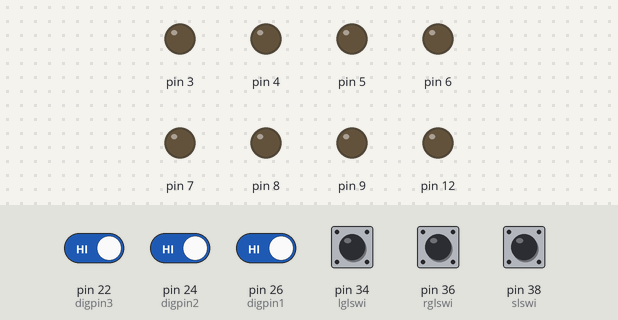
Recording of a sketch running on a simulated Arduino Mega 2560, built with avr-gcc and run on an emulated ATmega2560. On the bench: output pins drawn as LEDs (lit = HIGH). Inputs (shaded band) come from the test bench; at power-on: pin 22 (digpin3), pin 24 (digpin2), pin 26 (digpin1), pin 34 (lglswi), pin 38 (slswi) HIGH, pin 36 (rglswi) LOW.

Above: at 1.2 s.
1.3 s: pin 38 (slswi) pulled LOW for 0.15 s
At 1.8 s:
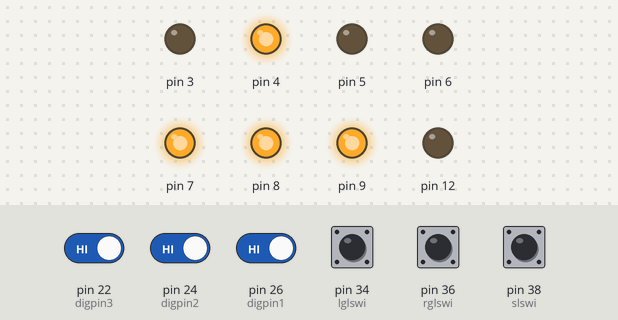
At 2.5 s:
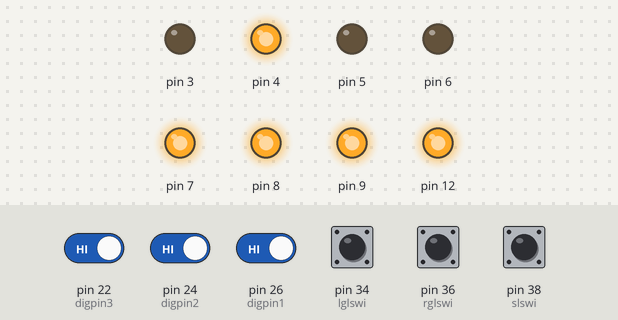
4.4 s: pin 22 (digpin3) driven LOW
At 5.4 s:
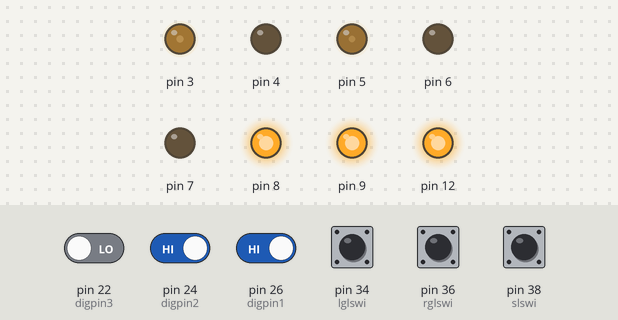
5.9 s: pin 24 (digpin2) driven LOW
Timing chart, 0 to 6.2 s (numbered marks = the images above; inputs shaded):
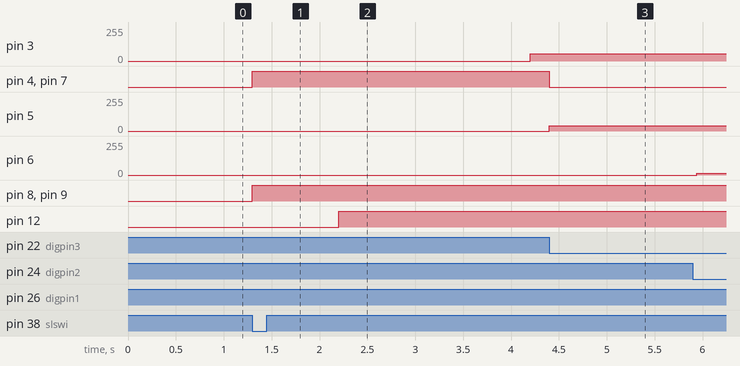

Measured:
- after the input at 1.3 s, pin 3: 0/255 → 55/255 after 2.9 s; pin 4, pin 7–9: LOW → HIGH at once; pin 12: LOW → HIGH after 0.90 s
- after the input at 4.4 s, pin 4, pin 7: HIGH → LOW at once; pin 5: 0/255 → 40/255 at once

The sketch:

drdolittle2015roboticscompetition.ino
```cpp
// white line sensors initialization
const int digpin1 =26;//left  white sensor
const int digpin2 =24;//middle white sensor
const int digpin3 =22; //right white sensor

// time in miliseconds that we want the gate to be open according to bowl number
const int bowl1=3000;
const int bowl2=2000;

// 4,9 left motors
const int pwm2=6;
const int ina2=4;
const int inb2=9;

// 7,8=right motors
const int pwm1=5;
const int ina1=7;
const int inb1=8;

// wheel motors setup done
const int lglswi =34;//left gate limit switch
const int rglswi =36;//right gate limit switch
const int slswi =38; //slide limit switch
// all limit switches normally high(N.O., normally open)

const int pwm_b=3;//255=max speed
const int dirB=12;

// food gate motor init
int road=1;//counts number of T's
int TimerA;

// counter created to know which number bowl the robot has reached
// timer created to allow the robot to continue
// a little after the "flag"(where the bowl is situated)
void setup()
{
Serial.begin(9600); // communication between the computer and the controller

// white line sensor set as INPUT
  pinMode(26,INPUT);//left white sensor
  pinMode(24,INPUT);//middle white sensor
  pinMode(22,INPUT);//right white sensor

// 4,9left motors
  pinMode(6,OUTPUT);
  pinMode(4,OUTPUT);
  pinMode(9,OUTPUT);

// 7,8=right motors
// wheel motors set as OUTPUT
  pinMode(5,OUTPUT);
  pinMode(7,OUTPUT);
  pinMode(8,OUTPUT);

// limit switches set as INPUT
  pinMode(34,INPUT);
  pinMode(36,INPUT);
  pinMode(38,INPUT);

// ardumoto
// gate motor set as OUTPUT
  pinMode(3,OUTPUT);
  pinMode(12,OUTPUT);
}
void loop()
{
    // if the middle sensor senses the black line
    if(digitalRead(digpin2)==LOW)
    {
     // function that makes the robot drive forward
      driveForward();
    }
    // if the left sensor senses the black line
    if(digitalRead(digpin1)==LOW)
    {
      // function that makes robot move slightly left
      deviateLeft();
    }
    // if the right sensor senses the black line
    if(digitalRead(digpin3)==LOW)
    {
      // function that makes the robot move slightly right
      deviateRight();
    }

  // if all sensors sense white (no black line detected)
  if(digitalRead(digpin1)==HIGH&&digitalRead(digpin2)==HIGH&&digitalRead(digpin3==HIGH))
      // count additional bowl, every station has a long white line to be detected by the robot as a bowl
      road++;

// bowl detected-limit switch was pressed
if(digitalRead(slswi)==LOW)
  {
    // function that makes robot stop
    stopDriving();

    // wait 100 mili seconds
    delay (100);

    // Timer equals millis: function that calculates the time that elapsed since the start of the program
    TimerA=millis();
      while(millis()-TimerA<700)
      // as long as this condition: the current time that has passed since the start
      // of the program minus the time we found earlier(TimerA) is smaller than 700 miliseconds
      // the while goes on- so until 700 miliseconds pass the robot continues to follow the black line
      // and doesn't move from the path
      {
        if(digitalRead(digpin2)==LOW)
        {
          driveForward ();
        }
        if(digitalRead(digpin1)==LOW)
        {
          deviateLeft();
        }
        if(digitalRead(digpin3)==LOW)
        {
          deviateRight();
        }
      }

    // stop driving, wait 100 mili-seconds
    stopDriving();
    delay (100);

    // as long as the limit switch to the right of the container
    // is not pushed (the gate still hasn't upened all the way)
      while(digitalRead(rglswi)== HIGH)
      {
        digitalWrite(12,LOW); // Counterclockwise
        analogWrite(3,60); // SPEED OF LIFTING 45
       }

    // activate the gate motor until the gate is fully open(food is
    // coming out through gate)
    digitalWrite( 12,HIGH); // Counterclockwise
    analogWrite(3,0);

    // wait 2 seconds
    delay(2000);

      // if it's the first bowl
      if(road==2)
      {
        // wait the amount of time we previously noted
        // in respect to the amount of food we aim to release to the first bowl
        delay(bowl1);
      }
       // if it's the second bowl
      if(road==3)
      {
        // wait the amount of time we previously noted
        // in respect to the amount of food we aim to release to the second bowl
        delay(bowl2);
      }

    // activate the gate motor in the opposite direction
    // until the gate is closed(if the left limit is activated
    // and the gate returned to its original state-closed
    digitalWrite(12,HIGH); //Counterclockwise
    analogWrite(3,55);

    // check if the gate is closed
      if(digitalRead(lglswi)==LOW)
      {
        // stop the gate motor if closed
        digitalWrite(12,LOW);
        analogWrite(3,0);
      }
  }// motor-stop

}
void driveForward ()
// function that makes the robot drive forward
// (because one side of the motors is stronger than the other,
// we equalized it by checking which PWM values allow the robot to
// drive straight. We decided on one-then changed the other value
// accordingly.
{
    digitalWrite(4,LOW);//CLOCKWISE
    digitalWrite(9,HIGH);
    analogWrite(6,35);
    //
    digitalWrite(7,LOW);
    digitalWrite(8,HIGH);
    analogWrite(5,26);
}
void deviateLeft ()
// function that makes the robot deviate slightly to the left.
// in order to make the robot go slightly to the left we left the right motor
// PWM values from the driveForward function, and changed the left motor PWM to 0.
{
    digitalWrite(4,LOW);
    digitalWrite(9,HIGH);
    analogWrite(6,40);
    //
    digitalWrite(7,LOW);
    digitalWrite(8,HIGH);
    analogWrite(5,0);
}
void deviateRight ()
// function that makes the robot deviate slightly to the right.
// in order to make the robot go slightly to the right we left the left motor
// PWM values from the driveForward function, and changed the right motor PWM to 0.
{
    digitalWrite(4,LOW);
    digitalWrite(9,HIGH);
    analogWrite(6,0);
    //
    digitalWrite(7,LOW);
    digitalWrite(8,HIGH);
    analogWrite(5,40);
}
void stopDriving()
// function that enables the robot to stop driving
// by setting both motors PWM to 0
{
    digitalWrite(4,HIGH);
    digitalWrite(9,HIGH);
    analogWrite(6,0);
    //
    digitalWrite(7,HIGH);
    digitalWrite(8,HIGH);
    analogWrite(5,0);
}
```
